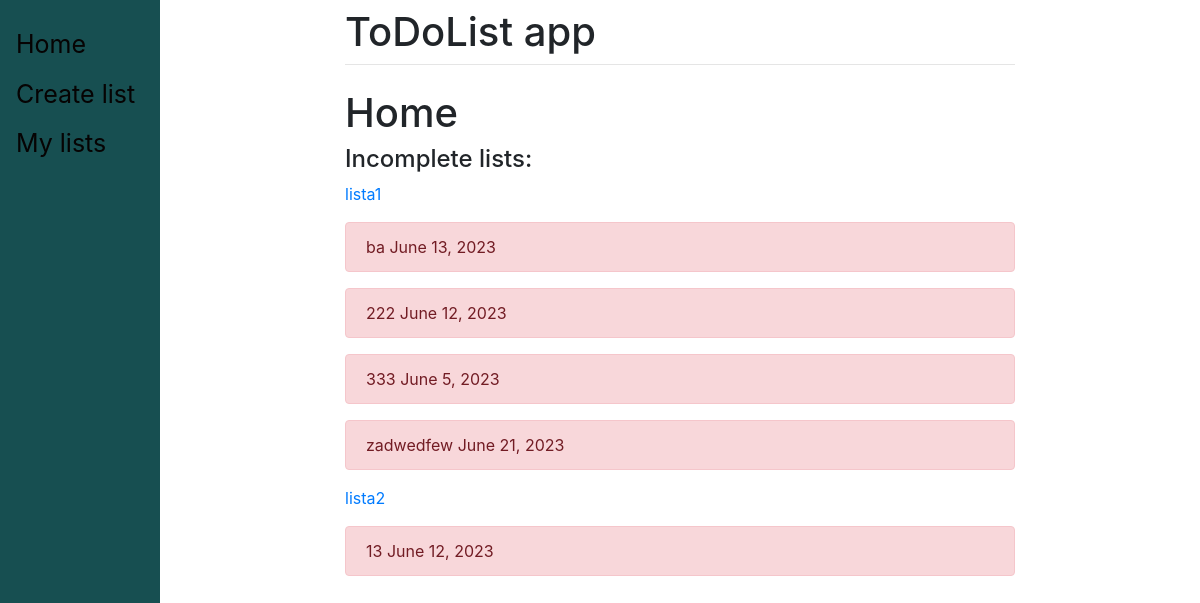
Page / (signed in) on the earlier database version.
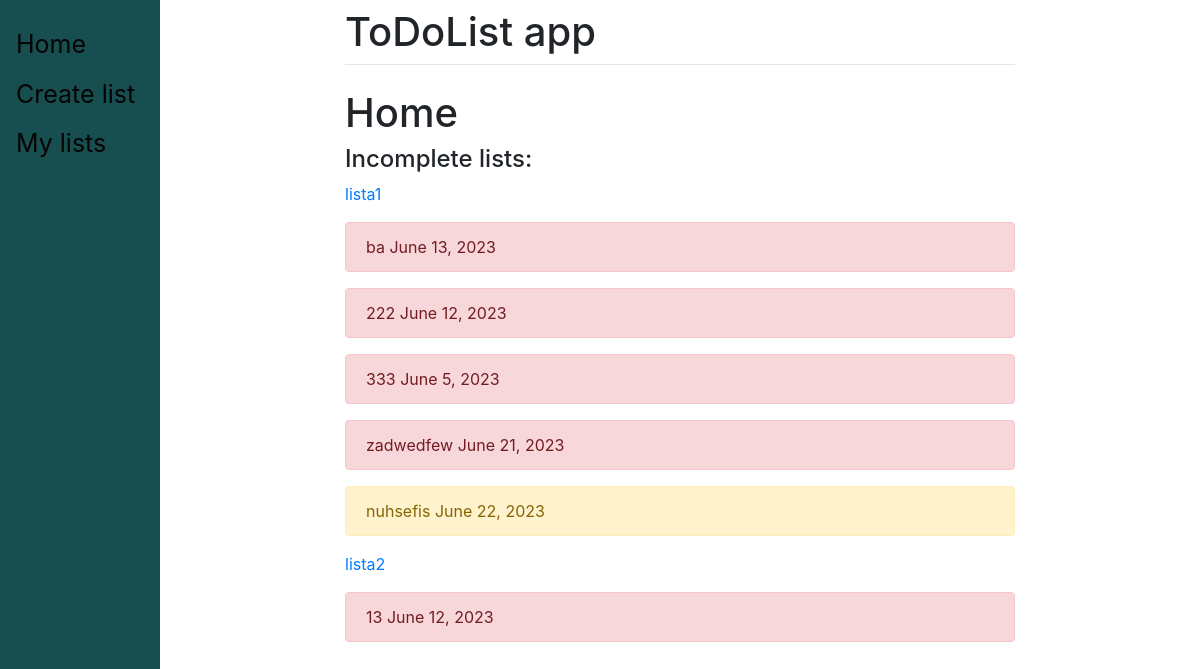
Same page on the later database version.
### main/models.py (models this page shows, shortened)
class ToDoList(models.Model):
    user = models.ForeignKey(User, on_delete=models.CASCADE, related_name="todolist",null=True)
    name = models.CharField(max_length=200)

class Item(models.Model):
    todolist = models.ForeignKey(ToDoList, on_delete=models.CASCADE)
    text = models.CharField(max_length=300) #text todo listy
    complete = models.BooleanField() #czy skoczyliśmy item na todolist
    date = models.DateField(blank=True, null=True)
    @property
    def is_past_due(self):
        return date.today() > self.date
    @property
    def is_close_to_due(self):
        return (date.today() - self.date).days in {0,1}

### main/views.py (the view)
# urls.py: 2. Add a URL to urlpatterns:  path('', views.home, name='home')
def home(response):
        lists = ToDoList.objects.filter(user=response.user.id)
        are_incoming = False
        for ls in lists:
                if ls.item_set.filter(complete=False).count() > 0:
                        are_incoming = True
                        break
        return render(response,"main/home.html",{"are_incoming":are_incoming})

### main/templates/main/home.html (shortened to what this page needs)
{% extends 'main/base.html' %}
{% block content %}
{% if user.is_authenticated %}
    <h1>Home</h1>
    <h4>Incomplete lists:</h4>
            {% if are_incoming %}
                {% for td in user.todolist.all %}
                        <p><a href="/{{td.id}}">{{td.name}}</a></p>
                        {% for item in td.item_set.all %}
                            {% if item.complete == False and item.date %}
                                {% if item.is_past_due %}
                                    <div class="alert alert-danger" role="alert">
                                        {{item.text}}
                                        {{item.date}}
                                    </div>
                                {% elif item.is_close_to_due %}
                                    <div class="alert alert-warning" role="alert">
                                        {{item.text}}
                                        {{item.date}}
                                    </div>
                                {% endif %}
                            {% endif %}
                        {% endfor %}
                {% endfor %}
            {% else %}
            No tasks :)
            {% endif %}
{% else %}
    <p>You're not logged in. Log in <a href="/login"> here</a></p>
{% endif %}
{% endblock %}

Differences in the rows shown:
added Item: text "nuhsefis", date "June 22, 2023", shown under ToDoList "lista1"
